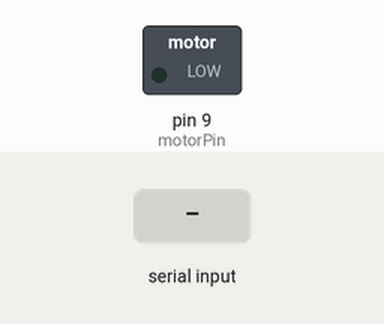
A sketch run on a simulated Arduino Uno, built with avr-gcc and run on an emulated ATmega328P. Shown: switched loads named in the sketch (green lamp = pin HIGH). The inputs (shaded band) are chosen by the test bench.

Above: at 2.8 s.
2.9 s: "1" received over the second serial link
At 3.5 s:
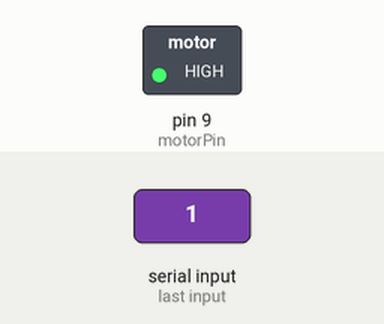
4.5 s: "0" received over the second serial link
At 6.2 s:
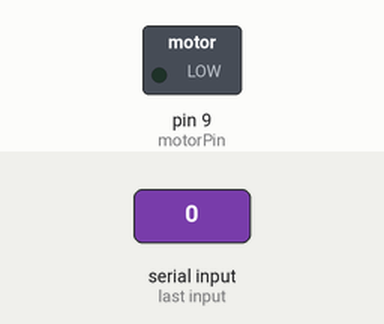
Timing chart, 0 to 7.7 s (numbered marks = the images above; inputs shaded):
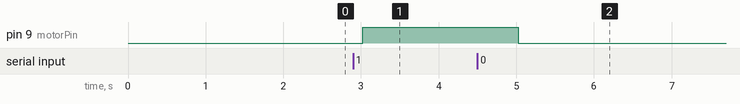

The sketch:

btDCMotor.ino
```cpp
#include <SoftwareSerial.h>

SoftwareSerial btSerial(10, 11); //RX, TX

const int motorPin = 9;

char data;

void setup() {
  pinMode(motorPin, OUTPUT);

  Serial.begin(9600);
  while (!Serial);

  btSerial.begin(9600);
  btSerial.println("Hello from arduino!");
}

void loop() {
  if (btSerial.available()) {
    data = btSerial.read();
  }
  if (data == '1') {
    digitalWrite(motorPin, HIGH);
  }
  else {
    digitalWrite(motorPin, LOW);
  }
  delay(1000);
}
```

Measured:
- after the input at 2.9 s, pin 9 (motorPin): LOW → HIGH after 0.12 s
- after the input at 4.5 s, pin 9 (motorPin): HIGH → LOW after 0.52 s
